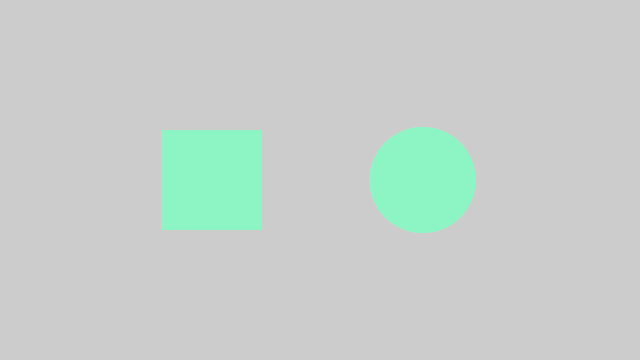
Frame 1 (no input)
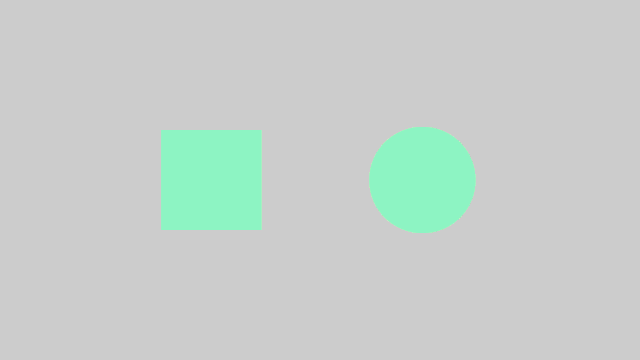
Frame 60 (the mouse pressed at the canvas centre just before this capture)
Frame 120 (the mouse held since frame 60 and released just before this capture): identical to frame 60, image omitted

The Processing sketch that drew these frames (run headless with seeded random() and noise(); from frame 60 on, the mouse is pressed at the canvas centre):

// Processing sketch: processing_88777
// ── processing_88777.pde

/*
Pearlyn Lii
 ID3 - Spring 2013
 Boundaries
 02/02/13
 */

float rx, ry;    // rectangle x- and y-coordinate
float rd = 100;  // rectangle width

float ex, ey;    // ellipse x- and y-coordinate
float ed = 106;  // ellipse diameter

float [] x = new float[300]; //set var for array

void setup() {
  size(640, 360);
  smooth();
  colorMode(HSB, 360, 100, 100);

// ------------------- Set the x- and y-coordinates for the rectangle
  
  rx = width * 0.33 - rd/2;
  ry = height * 0.5 - rd/2;

// ------------------- Set the x- and y-coordinates for the ellipse
  
  ex = width * 0.66;
  ey = height * 0.5;

// ------------------- Setup for array

  for (int i = 0; i < x.length; i++) {
    x[i] = random(-300, 200);
  }
}

// ------------------- for RECT - bg change when mousePressed

void draw() {
  if ((mouseX>=rx) && (mouseX<=(rx+100)) && (mouseY>=ry) && (mouseY<=(ry+100)) && (mousePressed == true))
  {
    background(360);
  }

// ------------------- for ELLIPSE - bg change when mousePressed

  if ((mouseX>=(ex-53)) && (mouseX<=(ex+53)) && (mouseY>=(ey-53)) && (mouseY<=(ey+53)) && (mousePressed == true))
  {
    background(0);
  }

  fill(42, 27, 96); 
  noStroke();  
  rect(rx, ry, rd, rd);
  ellipse(ex, ey, ed, ed);
  
// ------------------- for arrays to show for ELLIPSE

  if ((mouseX>=(ex-53)) && (mouseX<=(ex+53)) && (mouseY>=(ey-53)) && (mouseY<=(ey+53))) //if ellipse hovered over do this
  {

    fill(42, 27, 96, 10);
    for (int i =0; i<x.length; i++) {
      x[i] += 0.5;
      float y = i*2;
      arc(x[i], y, 12, 12, 0.52, 5.76);
    }
  }
  else //when not hovered over, look like this
  {
    fill(151, 42, 96);
    ellipse(ex, ey, ed, ed);
    ellipse(ex, ey, ed, ed);
  }
  
// ------------------- for arrays to show for RECT

  if ((mouseX>=rx) && (mouseX<=(rx+100)) && (mouseY>=ry) && (mouseY<=(ry+100)) ) //if rect hovered over do this
  {
    fill(151, 42, 96, 10);
    for (int i =0; i<x.length; i++) {
      x[i] += 0.5;
      float y = i*2;
      arc(y, x[i], 12, 12, 0.52, 5.76);
    }
  }
  else //when not hovered over, look like this
  {
    fill(151, 42, 96);
    rect(rx, ry, rd, rd);
    rect(rx, ry, rd, rd);
  }
}
